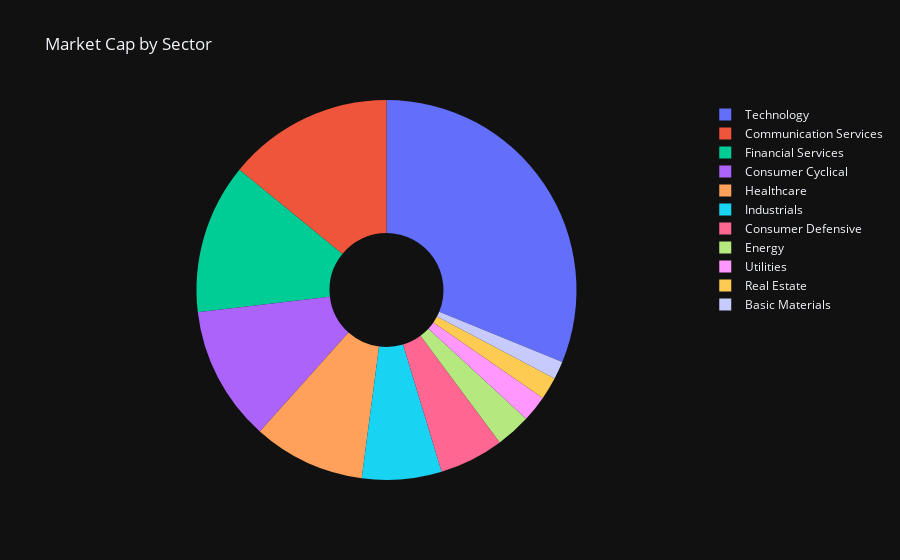

Write notebook code for a chart like this one.
### Code cell
# Market Cap by Sector

cursor = conn.cursor()
query = """
SELECT 
    info->>'symbol' AS symbol,
    info->>'shortName' AS short_name,
    info->>'sector' AS sector,
    (info->>'marketCap')::numeric AS market_cap
FROM stocks.yfinance y;
"""
cursor.execute(query)

data = cursor.fetchall()
cursor.close()

df = pd.DataFrame(data, columns=['symbol', 'short_name', 'sector', 'market_cap'])

sector_market_cap = df.groupby('sector')['market_cap'].sum().reset_index()

fig = go.Figure(go.Pie(
    labels=sector_market_cap['sector'],
    values=sector_market_cap['market_cap'],
    hole=0.3,
    textinfo='none',
    hoverinfo='label+text+percent',
    text=sector_market_cap['market_cap'].apply(human_readable_format),
))

fig.update_layout(
    title="Market Cap by Sector",
    template="plotly_dark",
)

fig.show()

### Figure 1 — Plotly figure (JSON) as saved in the notebook; plotly's stock layout.template omitted (floating-point values rounded to 4 significant figures)
{"data": [{"hole": 0.3, "hoverinfo": "label+text+percent", "labels": ["Basic Materials", "Communication Services", "Consumer Cyclical", "Consumer Defensive", "Energy", "Financial Services", "Healthcare", "Industrials", "Real Estate", "Technology", "Utilities"], "text": ["907.49B", "8.38T", "6.85T", "3.26T", "1.77T", "7.60T", "5.67T", "4.03T", "1.13T", "18.56T", "1.34T"], "textinfo": "none", "type": "pie", "values": [907491986944, 8381900458496, 6852340146840, 3260100112896, 1767421639936, 7602753701824, 5670280892416, 4028567291392, 1128902197760, 18558154722048, 1335367476224]}], "layout": {"title": {"text": "Market Cap by Sector"}}}
